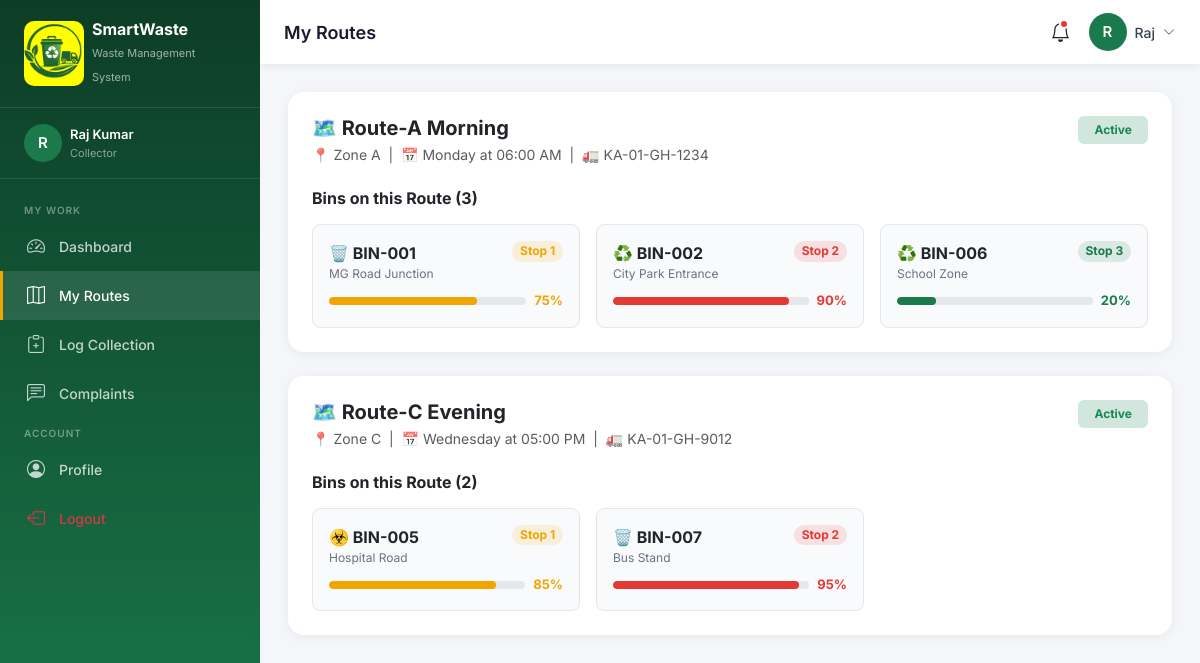
/collector/my_routes.php (signed in), run on the app's committed database.
### tables this page shows
CREATE TABLE IF NOT EXISTS collection_routes (
    id INT AUTO_INCREMENT PRIMARY KEY,
    route_name VARCHAR(100) NOT NULL,
    area VARCHAR(100),
    assigned_vehicle_id INT,
    assigned_collector_id INT,
    schedule_day ENUM('Monday','Tuesday','Wednesday','Thursday','Friday','Saturday','Sunday'),
    schedule_time TIME,
    status ENUM('active', 'inactive', 'completed') DEFAULT 'active',
    notes TEXT,
    created_at TIMESTAMP DEFAULT CURRENT_TIMESTAMP,
    FOREIGN KEY (assigned_vehicle_id) REFERENCES vehicles(id) ON DELETE SET NULL,
    FOREIGN KEY (assigned_collector_id) REFERENCES users(id) ON DELETE SET NULL
);

CREATE TABLE IF NOT EXISTS vehicles (
    id INT AUTO_INCREMENT PRIMARY KEY,
    vehicle_number VARCHAR(20) NOT NULL UNIQUE,
    vehicle_type VARCHAR(50) DEFAULT 'Garbage Truck',
    capacity_tons DECIMAL(5,2) DEFAULT 5.00,
    driver_name VARCHAR(100),
    driver_phone VARCHAR(20),
    status ENUM('available', 'on_route', 'maintenance', 'inactive') DEFAULT 'available',
    fuel_type ENUM('diesel', 'electric', 'cng') DEFAULT 'diesel',
    last_service_date DATE,
    created_at TIMESTAMP DEFAULT CURRENT_TIMESTAMP,
    updated_at TIMESTAMP DEFAULT CURRENT_TIMESTAMP ON UPDATE CURRENT_TIMESTAMP
);

CREATE TABLE IF NOT EXISTS route_bins (
    id INT AUTO_INCREMENT PRIMARY KEY,
    route_id INT NOT NULL,
    bin_id INT NOT NULL,
    collection_order INT DEFAULT 1,
    FOREIGN KEY (route_id) REFERENCES collection_routes(id) ON DELETE CASCADE,
    FOREIGN KEY (bin_id) REFERENCES waste_bins(id) ON DELETE CASCADE
);

CREATE TABLE IF NOT EXISTS waste_bins (
    id INT AUTO_INCREMENT PRIMARY KEY,
    bin_code VARCHAR(20) NOT NULL UNIQUE,
    location_name VARCHAR(150) NOT NULL,
    area VARCHAR(100),
    latitude DECIMAL(10,8),
    longitude DECIMAL(11,8),
    capacity_liters INT DEFAULT 100,
    current_fill_percent INT DEFAULT 0,
    bin_type ENUM('general', 'recyclable', 'organic', 'hazardous') DEFAULT 'general',
    status ENUM('active', 'full', 'maintenance', 'inactive') DEFAULT 'active',
    last_collected DATETIME,
    created_at TIMESTAMP DEFAULT CURRENT_TIMESTAMP,
    updated_at TIMESTAMP DEFAULT CURRENT_TIMESTAMP ON UPDATE CURRENT_TIMESTAMP
);

### includes/config.php (called while the page is built, shortened)
<?php
function getBinStatusClass($percent) {
    if ($percent >= 90) return 'danger';
    if ($percent >= 70) return 'warning';
    return 'success';
}
?>

### collector/my_routes.php (the view, shortened to what this page needs)
<?php
require_once '../includes/config.php';
$uid = $_SESSION['user_id'];
$routes = $conn->query("
    SELECT r.*, v.vehicle_number, v.vehicle_type
    FROM collection_routes r
    LEFT JOIN vehicles v ON r.assigned_vehicle_id=v.id
    WHERE r.assigned_collector_id=$uid
    ORDER BY FIELD(r.schedule_day,'Monday','Tuesday','Wednesday','Thursday','Friday','Saturday','Sunday')
")->fetch_all(MYSQLI_ASSOC);
include '../includes/header.php';
include '../includes/sidebar.php';
include '../includes/topbar.php';
?>
<div class="main-content">
<div class="content-area">
<?php foreach ($routes as $r):
    $bins = $conn->query("SELECT wb.*, rb.collection_order FROM waste_bins wb JOIN route_bins rb ON wb.id=rb.bin_id WHERE rb.route_id={$r['id']} ORDER BY rb.collection_order")->fetch_all(MYSQLI_ASSOC);
    $sc = ['active'=>'success','inactive'=>'secondary','completed'=>'info'];
?>
<div class="content-card p-4 mb-4">
    <div class="d-flex justify-content-between align-items-start mb-4">
        <div>
            <h5 class="fw-bold mb-1">🗺️ <?= htmlspecialchars($r['route_name']) ?></h5>
            <p class="text-muted mb-0" style="font-size:14px">
                📍 <?= htmlspecialchars($r['area']) ?> &nbsp;|&nbsp;
                📅 <?= $r['schedule_day'] ?> at <?= date('h:i A',strtotime($r['schedule_time']?:'00:00:00')) ?> &nbsp;|&nbsp;
                🚛 <?= htmlspecialchars($r['vehicle_number']??'No vehicle') ?>
            </p>
        </div>
        <span class="badge bg-<?= $sc[$r['status']]??'secondary' ?>-subtle text-<?= $sc[$r['status']]??'secondary' ?> px-3 py-2"><?= ucfirst($r['status']) ?></span>
    </div>
    <h6 class="fw-bold mb-3">Bins on this Route (<?= count($bins) ?>)</h6>
    <div class="row g-3">
        <?php foreach ($bins as $bin):
            $cl=getBinStatusClass($bin['current_fill_percent']);
            $colors=['success'=>'#1a7a4c','warning'=>'#f0a500','danger'=>'#e53935'];
            $c=$colors[$cl];
            $typeEmoji=['general'=>'🗑️','recyclable'=>'♻️','organic'=>'🌿','hazardous'=>'☣️'];
        ?>
        <div class="col-md-4">
            <div class="p-3 rounded-3" style="border:1px solid #e5e7eb;background:#f9fafb">
                <div class="d-flex justify-content-between mb-2">
                    <div>
                        <div class="fw-bold"><?= $typeEmoji[$bin['bin_type']]??'' ?> <?= $bin['bin_code'] ?></div>
                        <div style="font-size:12px;color:#6b7280"><?= htmlspecialchars($bin['location_name']) ?></div>
                    </div>
                    <span class="badge rounded-pill" style="background:<?= $c ?>22;color:<?= $c ?>;height:fit-content">Stop <?= $bin['collection_order'] ?></span>
                </div>
                <div class="d-flex align-items-center gap-2">
                    <div class="fill-bar flex-grow-1"><div class="fill-bar-inner" style="width:<?= $bin['current_fill_percent'] ?>%;background:<?= $c ?>"></div></div>
                    <strong style="font-size:13px;color:<?= $c ?>"><?= $bin['current_fill_percent'] ?>%</strong>
                </div>
            </div>
        </div>
        <?php endforeach; ?>
    </div>
</div>
<?php endforeach; ?>
</div>
</div>
<?php include '../includes/footer.php'; ?>

### includes/header.php (style rules this page uses)
:root { --primary: #1a7a4c; --primary-dark: #145c39; --primary-light: #e8f5ee; --secondary: #f0a500; --danger: #e53935; --sidebar-width: 260px; --header-height: 64px; }
* { font-family: 'Inter', sans-serif; }
body { background: #f4f6f9; }
.main-content { margin-left: var(--sidebar-width); padding-top: var(--header-height); min-height: 100vh; }
.content-area { padding: 28px 28px; }
.fill-bar { width: 100px; height: 8px; background: #e5e7eb; border-radius: 4px; overflow: hidden; }
.fill-bar-inner { height: 100%; border-radius: 4px; transition: width 0.5s ease; }
.content-card { background: #fff; border-radius: 16px; box-shadow: 0 2px 12px rgba(0,0,0,0.06); border: none; }

### data on the page
collection_routes: route_name "Route-A Morning", area "Zone A", schedule_day "Monday", schedule_time "06:00 AM", assigned_vehicle.vehicle_number "KA-01-GH-1234", status "Active", count($bins) "3"
route_bins: bin.bin_type "🗑️", bin.bin_code "BIN-001", bin.location_name "MG Road Junction", collection_order "1", bin.current_fill_percent "75"
route_bins: bin.bin_type "♻️", bin.bin_code "BIN-002", bin.location_name "City Park Entrance", collection_order "2", bin.current_fill_percent "90"
route_bins: bin.bin_type "♻️", bin.bin_code "BIN-006", bin.location_name "School Zone", collection_order "3", bin.current_fill_percent "20"
collection_routes: route_name "Route-C Evening", area "Zone C", schedule_day "Wednesday", schedule_time "05:00 PM", assigned_vehicle.vehicle_number "KA-01-GH-9012", status "Active", count($bins) "2"
route_bins: bin.bin_type "☣️", bin.bin_code "BIN-005", bin.location_name "Hospital Road", collection_order "1", bin.current_fill_percent "85"
route_bins: bin.bin_type "🗑️", bin.bin_code "BIN-007", bin.location_name "Bus Stand", collection_order "2", bin.current_fill_percent "95"

### other printed values
substr($_SESSION['user_name'] ?? 'U', 0, 1) "R"
$_SESSION['user_name'] "Raj Kumar"
$_SESSION['user_role'] "Collector"
$label "Dashboard My Routes Log Collection Complaints Profile"
$pageTitle "My Routes"
explode(' ', $_SESSION['user_name'] ?? 'User')[0] "Raj"
